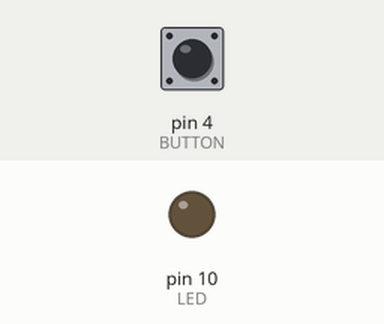
Simulated run of this sketch. Board: Arduino Uno, built with avr-gcc and run on an emulated ATmega328P. Shown: output pins drawn as LEDs (lit = HIGH). The test bench sets the inputs (shaded band); at power-on: pin 4 (BUTTON) LOW.

Above: at 1.2 s.
1.3 s: pin 4 (BUTTON) pulled HIGH for 0.15 s
At 1.37 s:
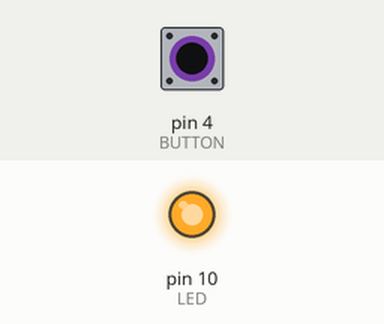
2.9 s: pin 4 (BUTTON) pulled HIGH for 3.2 s
At 6.6 s:
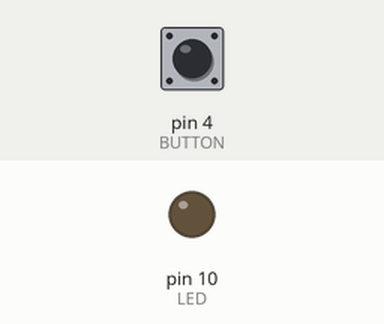
Timing chart, 0 to 8.1 s (numbered marks = the images above; inputs shaded):
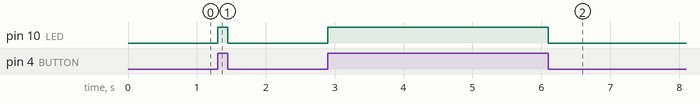

Measured:
- after the input at 1.3 s, pin 10 (LED): LOW → HIGH at once, → LOW 0.15 s later
- after the input at 2.9 s, pin 10 (LED): LOW → HIGH at once, → LOW 3.2 s later

The sketch:

switch_LED.ino
```cpp
int LED = 10;
int BUTTON = 4;

void setup(){
pinMode(LED,OUTPUT);
pinMode(BUTTON,INPUT);
}

void loop(){
if(digitalRead(BUTTON) == HIGH) {
digitalWrite(LED, HIGH);
}
else{
digitalWrite(LED, LOW);
}
}
```
